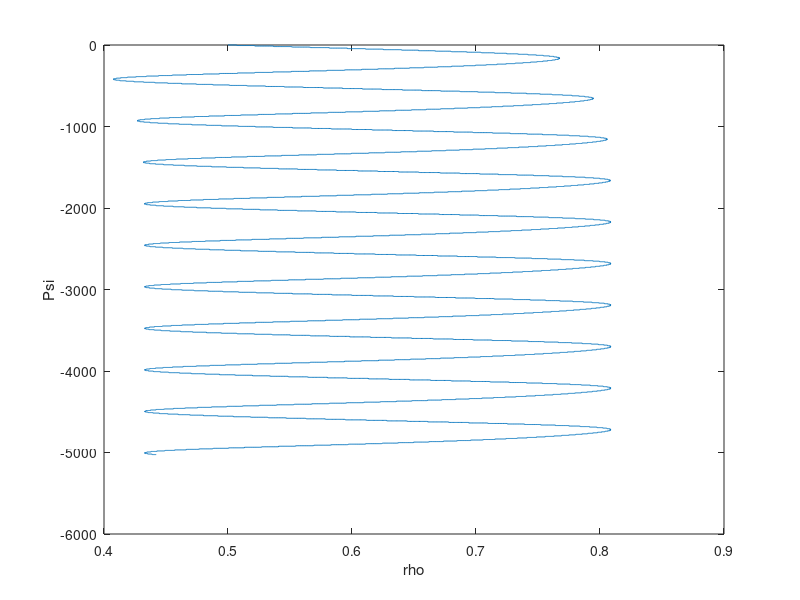
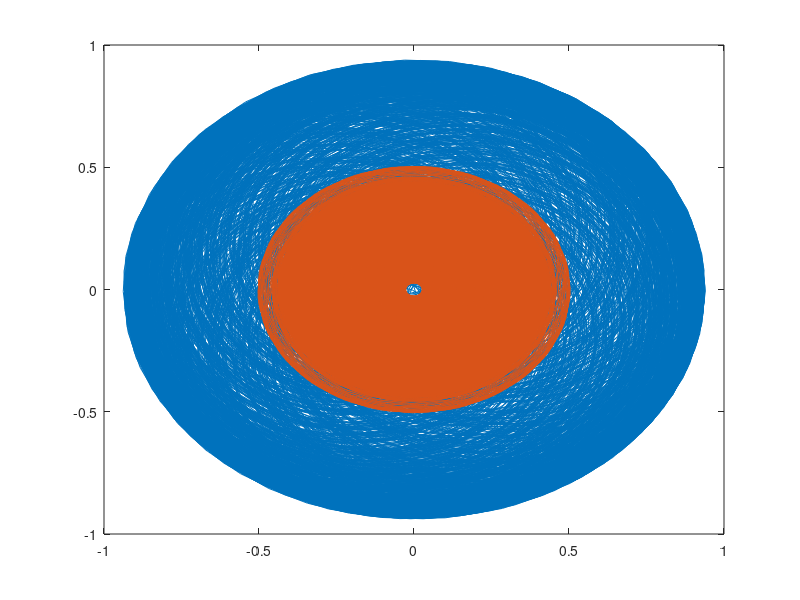
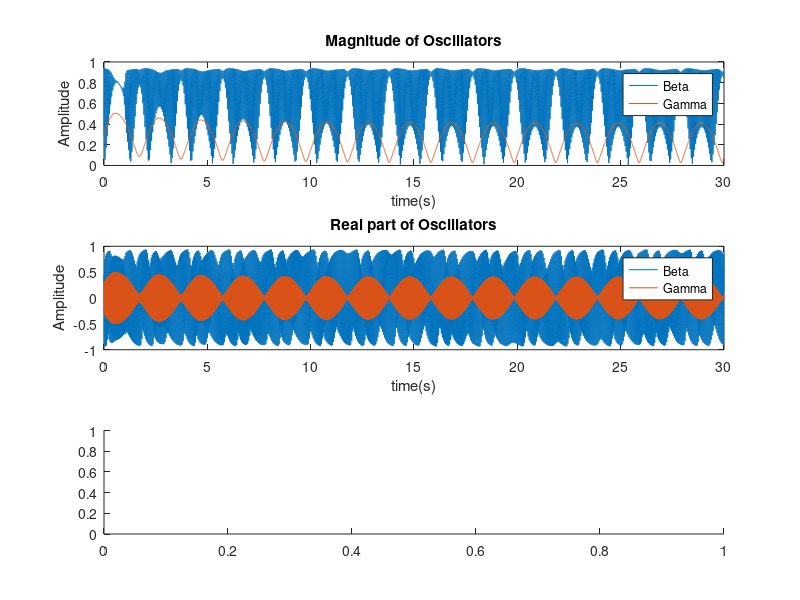
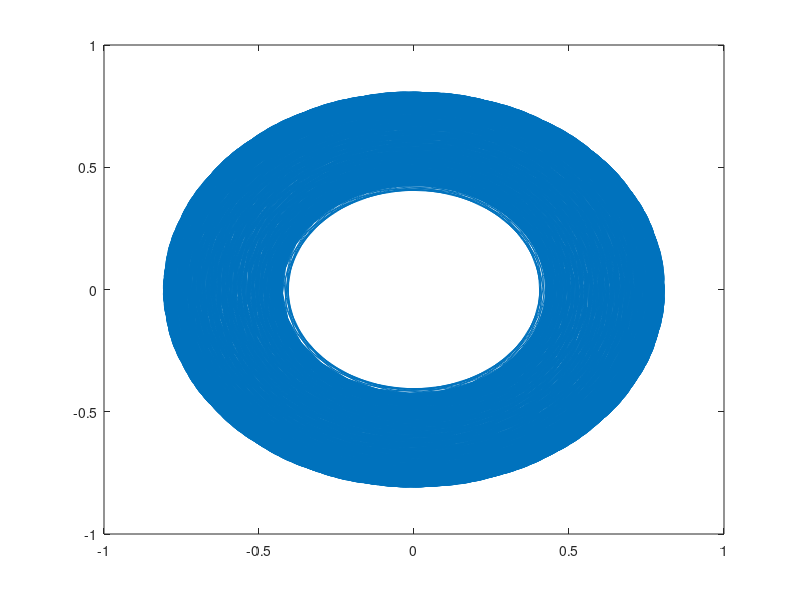

Write MATLAB code to recreate these figures, in order. (Note: this script raises an error after producing the figures.)
% dynamical systems model of beta gamma coupling in motor cortex
% by Iran Roman

%%
% start with a beta oscillator at a limit cycle. This is the intrinsic
% activity of beta band without stimulation.

clear all; close all; clc

dzdt = @(t,z,alpha,beta1,beta2,epsilon)  ...        
    z(1)*(alpha + 1i*2*pi*20 + beta1*abs(z(1))^2 + ...     
    (epsilon*beta2*abs(z(1))^4)/(1-epsilon*abs(z(1))^2));

% parameters of the limit cycle oscillator
z0 = 0.3;
alpha = 1;
beta1 = -1;
beta2 = -1;
epsilon = 1;

% parameters for time
fs = 1000;
dur = 10; % in seconds
T = 1/fs;
time = 0:T:dur;

% integrate the ode to obtain the amplitude
[time,z] = ode45(@(t,z) dzdt(t,z,alpha,beta1,beta2,epsilon),time,z0);

% extract information
figure(1)
plot(z(fs*9:end))

%%
% A gamma oscillator will only become transiently active when stimulated.
% For this purpose, we use a subcritical double limit cycle that becomes a
% supercritical doule limit cycle upon stimulation.

clear all; close all; clc

dzdt = @(t,z,alpha,beta1,beta2,epsilon,F,omega0)  ...        
    z(1)*(alpha + 1i*2*pi*39.5 + beta1*abs(z(1))^2 + ...     
    (epsilon*beta2*abs(z(1))^4)/(1-epsilon*abs(z(1))^2)) + ...
    F*exp(1i*omega0*t);

% parameters of the limit cycle oscillator
z0 = 0.5;
alpha = -0.6;
beta1 = 2.5;
beta2 = -1;
epsilon = 1;

% parameters for time
fs = 1000;
dur = 20; % in seconds
T = 1/fs;
time = 0:T:dur;

% parameters for input
f0 = 40;
omega0 = 2*pi*f0;
F = 0.6;

% integrate the ode to obtain the amplitude
[time,z] = ode45(@(t,z) dzdt(t,z,alpha,beta1,beta2,epsilon,F,omega0),time,z0);

r = abs(z);
Psi = angle(z) - omega0*time;

figure(1)
plot(r,Psi)
xlabel('rho')
ylabel('Psi')
figure(2)
plot(Psi)
xlabel('Time')
ylabel('Relative Phase')
figure(3)
plot(time,abs(z))
xlabel('Time')
ylabel('Magnitude')
figure(4)
plot(z)

%%
clear all; close all; clc

% the output of gamma modulates a betaoscillator
dzdt = @(t,z,alpha,beta1,beta2,epsilon,F,omega0)  ...        
    [z(1)*(alpha + 1i*2*pi*20 + 15*beta1*abs(z(1))^2 + ...     
    (epsilon*beta2*abs(z(1))^4)/(1-epsilon*abs(z(1))^2)) + 200*(z(2)); ...
    (z(2)*(alpha + 1i*2*pi*39.5 + beta1*abs(z(2))^2 + ... % beta layer
    (epsilon*beta2*abs(z(2))^4)/(1-epsilon*abs(z(2))^2)) + ...   
    F*exp(1i*omega0*t))]; % input to beta

% parameters of the limit cycle oscillator
z0 = 0.3;
alpha = -0.1;
beta1 = 2.5;
beta2 = -10;
epsilon = 1;

% parameters for time
fs = 1000;
dur = 30; % in seconds
T = 1/fs;
time = 0:T:dur;

% parameters for input
f0 = 40;
omega0 = 2*pi*f0;
F = 0.6;

% integrate the ode to obtain the amplitude
[t,z] = ode45(@(t,z) dzdt(t,z,alpha,beta1,beta2,epsilon,F,omega0),time,[z0,z0]);

% extract information
r = abs(z);
dr2dt = diff(r(:,1));
dr1dt = diff(r(:,2));

figure(2)
plot(z)
% plot(r(1:end-1,2),dr1dt)
% hold on
% plot(r(1:end-1,1),dr2dt)

figure(3)
subplot(3,1,1)
plot(time,r)
title('Magnitude of Oscillators')
ylabel('Amplitude')
xlabel('time(s)')
legend('Beta','Gamma')
subplot(3,1,2)
plot(time,real(z))
title('Real part of Oscillators')
legend('Beta','Gamma')
ylabel('Amplitude')
xlabel('time(s)')
subplot(3,1,3)
spectrogram((z(:,1)+z(:,2)),kaiser(256,5),220,20000,fs,'yaxis')
title('Spectrum')
ylim([0 100])
xlabel('time(s)')

% notes from Takako
% Gamma does not spontaneously oscillate. Beta does. 
% read: New insights into the relationship between dopamine, beta oscillations and motor function.
% Beta is always oscillating. Gamma gives exogenous or endogenous input to
% affect beta. Think about high gamma. DBS people didn't find beta
% desynchronization when giving low gamma. High gamma will give the
% desynchronization of beta. If you stimulate 20Hz, people are affected, with 40Hz gamma 
% nothing happens, with high gamma 80Hz there is improvement. Dopamine
% depleted brain gives constant beta. 

% Gamma must start with sound. 

% Granger causality. Berhnard. Issues with phase coherence. Bayes might
% adress causality clarification. DCM